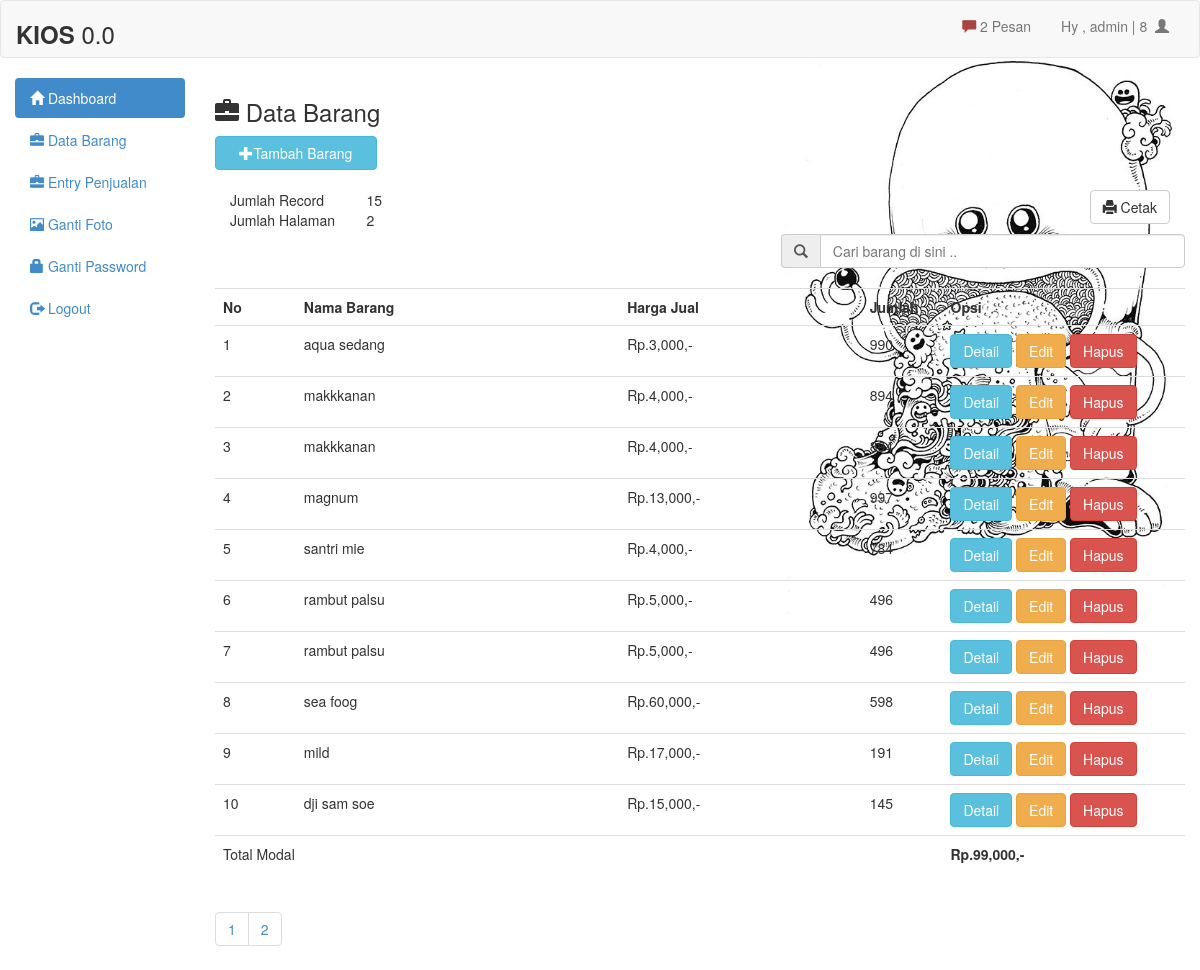
The app's page /admin/barang.php (signed in) with its own data.
### tables this page shows
CREATE TABLE `barang` (
  `id` int(11) NOT NULL,
  `nama` text NOT NULL,
  `jenis` text NOT NULL,
  `suplier` text NOT NULL,
  `modal` int(11) NOT NULL,
  `harga` int(11) NOT NULL,
  `jumlah` int(11) NOT NULL,
  `sisa` int(11) NOT NULL
);

### db/fungsiDB.php (called while the page is built, shortened)
<?php
 function xsql($query = null, $x= null){
    $sql = mysqli_query($x, $query) or die('TIDAK DAPAT TERHUBUNG DENGAN KONEKSI DATABASE');
    return $sql;
 }
 function xnum_r($query = null){
    $sql = mysqli_num_rows($query);
    return $sql;
 }
 function xfetch_a($query = null){
    $sql = mysqli_fetch_array($query);
    return $sql;
 }
?>

### fungsiUmum/format.php (called while the page is built)
<?php
    function Rp($string){
        return number_format($string);
    }
?>

### admin/barang.php (the view, shortened to what this page needs)
<?php include 'header.php'; ?>
<h3><span class="glyphicon glyphicon-briefcase"></span>  Data Barang</h3>
<button style="margin-bottom:20px" data-toggle="modal" data-target="#myModal" class="btn btn-info col-md-2"><span class="glyphicon glyphicon-plus"></span>Tambah Barang</button>
<br/>
<br/>
<?php
$per_hal=10;
$jumlah_record=xsql("SELECT * from barang",$x);
$jum=xnum_r($jumlah_record);
$halaman=ceil($jum / $per_hal);
$page = (isset($_GET['pagination'])) ? (int)$_GET['pagination'] : 1;
$start = ($page - 1) * $per_hal;
?>
<div class="col-md-12">
	<table class="col-md-2">
		<tr>
			<td>Jumlah Record</td>
			<td><?php echo $jum; ?></td>
		</tr>
		<tr>
			<td>Jumlah Halaman</td>
			<td><?php echo $halaman; ?></td>
		</tr>
	</table>
	<a style="margin-bottom:10px" href="proses/p_laporan_barang.php" target="_blank" class="btn btn-default pull-right"><span class='glyphicon glyphicon-print'></span>  Cetak</a>
</div>
<form action="barang.php" method="get">
	<div class="input-group col-md-5 col-md-offset-7">
		<span class="input-group-addon" id="basic-addon1"><span class="glyphicon glyphicon-search"></span></span>
		<input type="text" class="form-control" placeholder="Cari barang di sini .." aria-describedby="basic-addon1" name="cari">
	</div>
</form>
<br/>
<table class="table table-hover">
	<tr>
		<th class="col-md-1">No</th>
		<th class="col-md-4">Nama Barang</th>
		<th class="col-md-3">Harga Jual</th>
		<th class="col-md-1">Jumlah</th>
		<th class="col-md-3">Opsi</th>
	</tr>
	<?php
	if(isset($_GET['cari'])){
		$cari=mysqli_real_escape_string($x, $_GET['cari']);
		$brg=xsql("SELECT * from barang where nama like '$cari%' or jenis like '$cari%'",$x);
	}else{
		$brg=xsql("SELECT * from barang limit $start, $per_hal",$x);
	}
	$no=1;
	while($b=xfetch_a($brg)){
		?>
		<tr>
			<td><?php echo $no++ ?></td>
			<td><?php echo $b['nama'] ?></td>
			<td>Rp.<?php echo Rp($b['harga']) ?>,-</td>
			<td><?php echo $b['jumlah'] ?></td>
			<td>
				<a href="barang_detail.php?id=<?php echo $b['id']; ?>" class="btn btn-info">Detail</a>
				<a href="barang_edit.php?id=<?php echo $b['id']; ?>" class="btn btn-warning">Edit</a>
				<a onclick="if(confirm('Apakah anda yakin ingin menghapus data ini ??')){ location.href='proses/p_hapus_barang.php?id=<?php echo $b['id']; ?>' }" class="btn btn-danger">Hapus</a>
			</td>
		</tr>
		<?php
	}
	?>
	<tr>
		<td colspan="4">Total Modal</td>
		<td>
		<?php
			$modal=xsql("SELECT sum(modal) as total from barang",$x);
			$rsmodal=xfetch_a($modal);
			echo "<b> Rp.". Rp($rsmodal['total']).",-</b>";
		?>
		</td>
	</tr>
</table>
<ul class="pagination">
			<?php
			for($modal=1;$modal<=$halaman;$modal++){
				?>
				<li><a href="?pagination=<?php echo $modal ?>"><?php echo $modal ?></a></li>
				<?php
			}
			?>
		</ul>
<?php
include 'footer.php';
?>

### admin/header.php (shortened to what this page needs)
<?php
	require '../fungsiUmum/init.php';
	?>
<!DOCTYPE html>
<html>
<head>
	<link rel="stylesheet" type="text/css" href="../assets/css/bootstrap.css">
	<link rel="stylesheet" type="text/css" href="../assets/js/jquery-ui/jquery-ui.css">
</head>
<body>
	<div class="navbar navbar-default">
		<div class="container-fluid">
			<div class="navbar-header">
				<h3> <b>KIOS</b> 0.0 </h3>
			</div>
			<div class="collapse navbar-collapse">
				<ul class="nav navbar-nav navbar-right">
				<?php
				$periksa=xsql("SELECT * from barang where jumlah <=3",$x);
				$q=xnum_r($periksa);
				if($q <= 3){ ?>
					<li ><a id="pesan_sedia" href="#" class="text-danger"  data-toggle="modal" data-target="#modalpesan"><span class='glyphicon glyphicon-comment text-danger'></span> <?= $q; ?> Pesan </a></li>
					<li ><a class="dropdown-toggle" data-toggle="dropdown" role="button" href="#">Hy , <?php
					echo $_SESSION['uname'].' | '.$_SESSION['id'];
					?>&nbsp&nbsp<span class="glyphicon glyphicon-user"></span></a></li>
					<?php  } ?>
				</ul>
			</div>
		</div>
	</div>
	<div class="col-md-2">
		<ul class="nav nav-pills nav-stacked">
			<li class="active"><a href="index.php"><span class="glyphicon glyphicon-home"></span>  Dashboard</a></li>
			<li><a href="barang.php"><span class="glyphicon glyphicon-briefcase"></span>  Data Barang</a></li>
			<li><a href="entry.php"><span class="glyphicon glyphicon-briefcase"></span>  Entry Penjualan</a></li>
			<li><a href="ganti_foto.php"><span class="glyphicon glyphicon-picture"></span>  Ganti Foto</a></li>
			<li><a href="ganti_pass.php"><span class="glyphicon glyphicon-lock"></span> Ganti Password</a></li>
			<li><a href="proses/p_logout.php"><span class="glyphicon glyphicon-log-out"></span>  Logout</a></li>
		</ul>
	</div>
	<div class="col-md-10">

### admin/footer.php (shortened to what this page needs)
</div>
</body>
</html>

### admin/header.php (style rules this page uses)
body { background-image: url('../assets/gambar/4.jpg'); background-position: right top; background-repeat: no-repeat; background-size : 36%,20%; }

### records on screen
barang: nama "aqua sedang", harga "3,000", jumlah "990"
barang: nama "makkkanan", harga "4,000", jumlah "894"
barang: nama "makkkanan", harga "4,000", jumlah "894"
barang: nama "magnum", harga "13,000", jumlah "997"
barang: nama "santri mie", harga "4,000", jumlah "784"
barang: nama "rambut palsu", harga "5,000", jumlah "496"
barang: nama "rambut palsu", harga "5,000", jumlah "496"
barang: nama "sea foog", harga "60,000", jumlah "598"
barang: nama "mild", harga "17,000", jumlah "191"
barang: nama "dji sam soe", harga "15,000", jumlah "145"

### other values on screen
$q "2"
$_SESSION['uname'] "admin"
$_SESSION['id'] "8"
$jum "15"
$halaman "2"
Rp($rsmodal['total']) "99,000"
